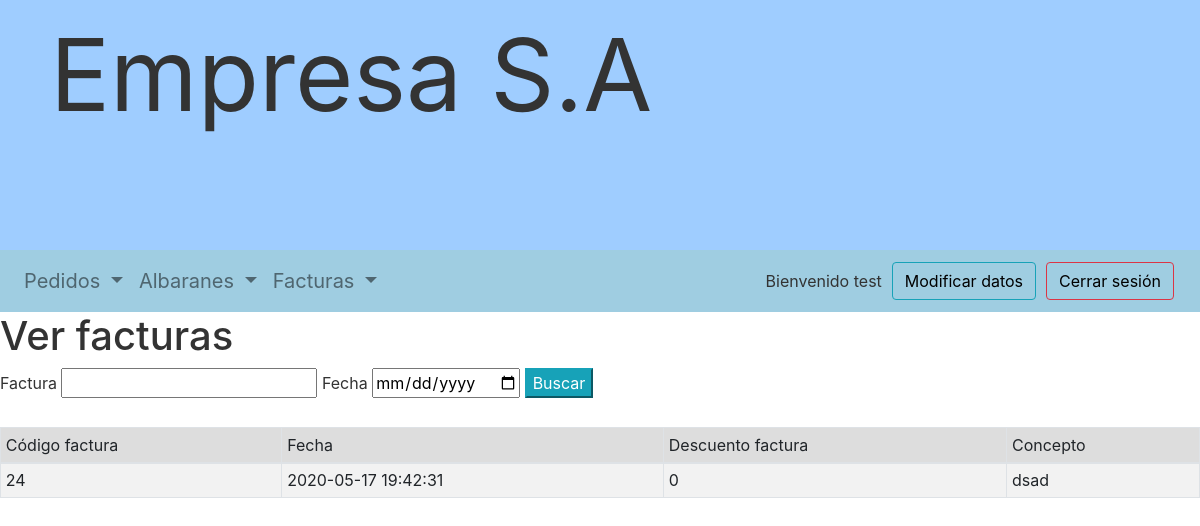
Screenshot of /cliente/ver_facturas.php (signed in) with the database file from the repository.
### tables this page shows
CREATE TABLE IF NOT EXISTS `facturas` (
  `COD_FACTURA` int(11) NOT NULL AUTO_INCREMENT,
  `COD_CLIENTE` int(11) NOT NULL,
  `FECHA` datetime DEFAULT NULL,
  `DESCUENTO_FACTURA` int(11) DEFAULT NULL,
  `CONCEPTO` varchar(50) DEFAULT NULL,
  PRIMARY KEY (`COD_FACTURA`),
  KEY `COD_CLIENTE` (`COD_CLIENTE`)
);

### cliente/ver_facturas.php (the view, shortened to what this page needs)
<?php
if(!isset($_POST['buscar'])){
    $conexion = conectar(USUARIO);
    $consulta = "SELECT * FROM facturas WHERE COD_CLIENTE = :cliente";
    $resultado = $conexion->prepare($consulta);
    $parametros = [":cliente" =>  $_SESSION['cliente']['COD_CLIENTE']];
    $resultado->execute($parametros);
}
?>
<link rel="stylesheet" href="../bootstrap-sortable.css">
<h1>Ver facturas</h1>
<form method='post' action=<?=$_SERVER['PHP_SELF']?>>
    <label for="factura">Factura</label>
    <input type='number' name='factura' id='factura'>
    <label for="fecha">Fecha</label>
    <input type='date' name='fecha' id='fecha'>
    <input type='submit' class='btn-info' value='Buscar' id='buscar' name='buscar'>
</form>
<br>
<table id="tabla" class="table table-striped table-bordered table-sm sortable" data-toggle="table">
    <thead>
    <tr>
        <th class="headerSortUp headerSortDown">Código factura
        </th>
        <th class="th-sm">Fecha
        </th>
        <th>
            Descuento factura
        </th>
        <th>
            Concepto
        </th>
    </tr>
    </thead>
    <tbody>
    <?php
    while($factura = $resultado->fetch(PDO::FETCH_ASSOC)){ ?>
    <tr>
        <td><?=$factura['COD_FACTURA']?></td>
        <td><?=$factura['FECHA']?></td>
        <td><?=$factura['DESCUENTO_FACTURA']?></td>
        <td><?=$factura['CONCEPTO']?></td>
    <?php } ?>
    </tbody>
</table>

### trabajodaw.css (style rules this page uses)
body { color: #333; font-size: 1em; }
table { background: #FFF; border-collapse: collapse; width: 100%; }
td, th { padding: 4px; border: 1px solid #CCC; overflow: hidden; text-align: left; vertical-align: middle; }
th { background-color: #DDD; font-weight: 400; }

### rows the page displays
facturas: COD_FACTURA "24", FECHA "2020-05-17 19:42:31", DESCUENTO_FACTURA "0", CONCEPTO "dsad"

### other values shown
$_SESSION['cliente']['NICK'] "test"
